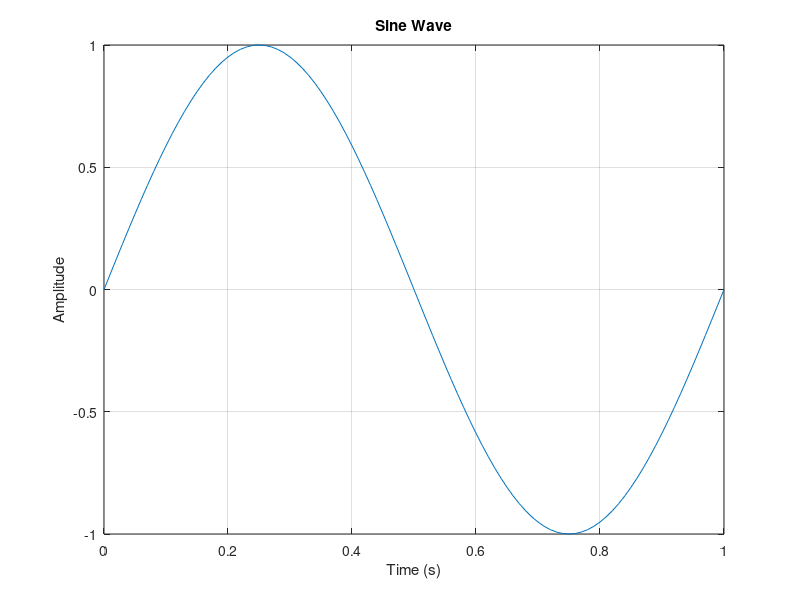

The MATLAB script that drew this image: (Note: this script raises an error after producing the figure.)
% Define frequency (in Hz)
f = 1;

% Define time range (in seconds)
t = 0:0.01:1;

% Generate sine wave
y = sin(2*pi*f*t);

% Plot the sine wave
plot(t, y)
xlabel('Time (s)')
ylabel('Amplitude')
title('Sine Wave')
grid on

% Define resistance and capacitance for the filter
R = 1000;
C = 1e-6;

% Transfer function of the low-pass filter
F = 1/(R*C);

% Create bode plot
[mag, phase, omega] = bode(F, 2*pi*f);  % convert frequency to radians/sec

% Plot magnitude (in dB) vs frequency
semilogx(omega, mag, 'b')
hold on

% Plot phase (in degrees) vs frequency (optional)
semilogx(omega, phase, 'r')

% Label the plot
xlabel('Frequency (rad/s)')
ylabel('Magnitude (dB)')
title('Bode Plot of Low-Pass Filter')
legend('Magnitude', 'Phase')  % For phase plot
grid on

hold off;  % Clear hold to plot multiple bode plots
